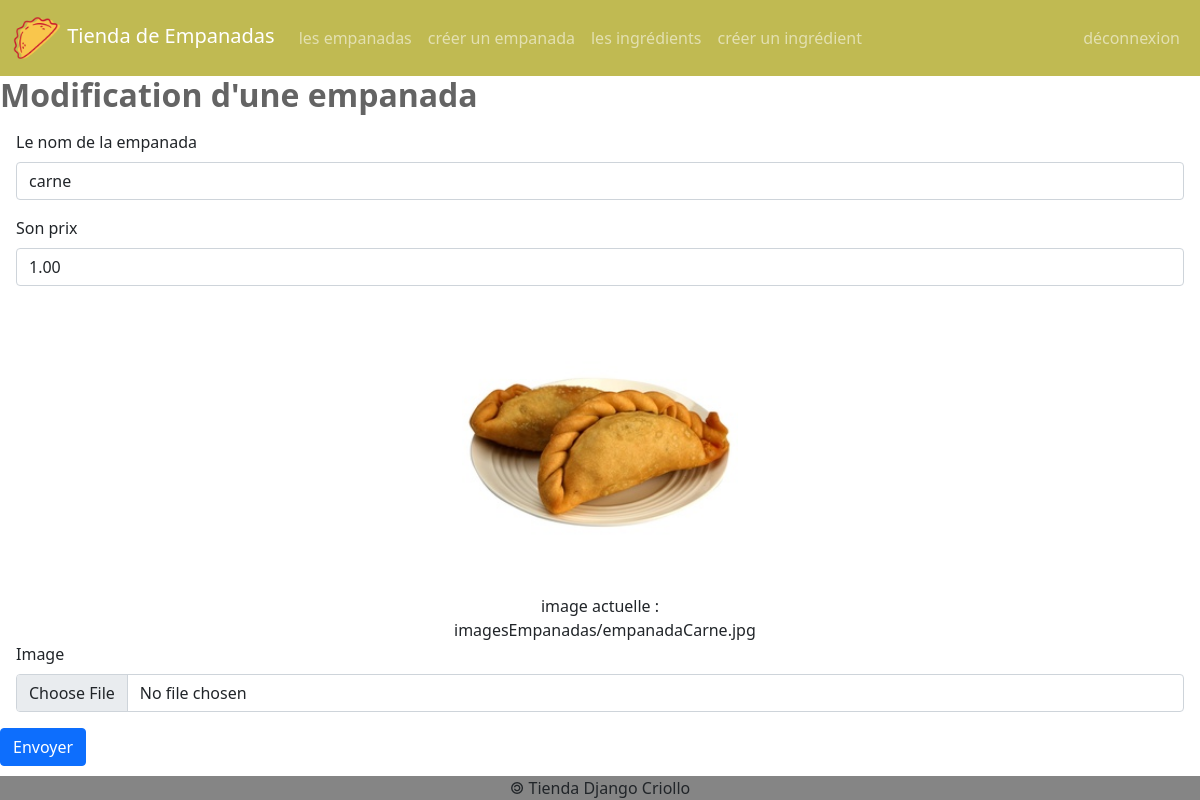
Screenshot of /empanada/1/update/ (signed in) with the database file from the repository.
### empanadas/models.py (models this page shows, shortened)
class Empanada(models.Model):
    idEmpanada = models.AutoField(primary_key=True)
    nomEmpanada = models.CharField(max_length=50)
    prix = models.DecimalField(max_digits=6, decimal_places=2)
    image = models.ImageField(default = 'imagesEmpanadas/default.png', upload_to = 'imagesEmpanadas/')

### empanadas/views.py (the view)
# urls.py: path('empanada/<int:empanada_id>/update/', views.afficherFormulaireModificationEmpanada),
def afficherFormulaireModificationEmpanada(request, empanada_id):
    user = None
    if request.user.is_staff:
        user = User.objects.get(id = request.user.id)
        emp = Empanada.objects.get(idEmpanada = empanada_id)
        return render(
            request,
        'empanadas/formulaireModificationEmpanada.html',
        { 'empanada' : emp, 'user':user }
        )
    elif request.user.is_authenticated:
        return redirect('/empandas')
    else: return redirect('/login')

### empanadas/templates/empanadas/formulaireModificationEmpanada.html (shortened to what this page needs)
{% extends 'empanadas/base.html' %}
{% block main %}
<h2>Modification d'une empanada</h2>
<form
    action="/empanada/{{empanada.idEmpanada}}/updated/"
    method="post"
    enctype="multipart/form-data"
>
    <div class="m-3">
        <label for="id_nomEmpanada" class="form-label">
            Le nom de la empanada
        </label>
        <input
            id="id_nomEmpanada"
            name="nomEmpanada"
            type="text"
            value="{{empanada.nomEmpanada}}"
            maxlength="50"
            required
            class="form-control"
        />
    </div>
    <div class="m-3">
        <label for="id_prix" class="form-label"> Son prix </label>
        <input
            id="id_prixEmpanada"
            name="prix"
            type="number"
            value="{{empanada.prix}}"
            min="0.00"
            max="1000000.00"
            step="0.01"
            maxlength="50"
            required
            class="form-control"
        />
    </div>
    <div class="m-3">
        <figure class="w-25 text-center m-auto">
            <img src="{{MEDIA_URL}}{{empanada.image}}" class="img-fluid" />
            <figcaption>image actuelle : {{empanada.image}}</figcaption>
        </figure>
        <label for="id_image" class="form-label"> Image </label>
        <input
            id="id_image"
            name="image"
            type="file"
            accept="image/*"
            class="form-control"
        />
    </div>
    <button type="submit" class="btn btn-primary">Envoyer</button>
</form>
{% endblock %}

### empanadas/static/empanadas/css/styles.css (style rules this page uses)
body { display: flex; min-height: 100vh; flex-direction: column; }
h2 { font-weight: bold; color: rgb(100, 100, 100); }
.img-fluid { margin: auto; display: flex; width: 25rem; padding: 0.5em; }

### rows the page displays
Empanada: nomEmpanada "carne", prix "1.00", image (picture), image "imagesEmpanadas/empanadaCarne.jpg"
